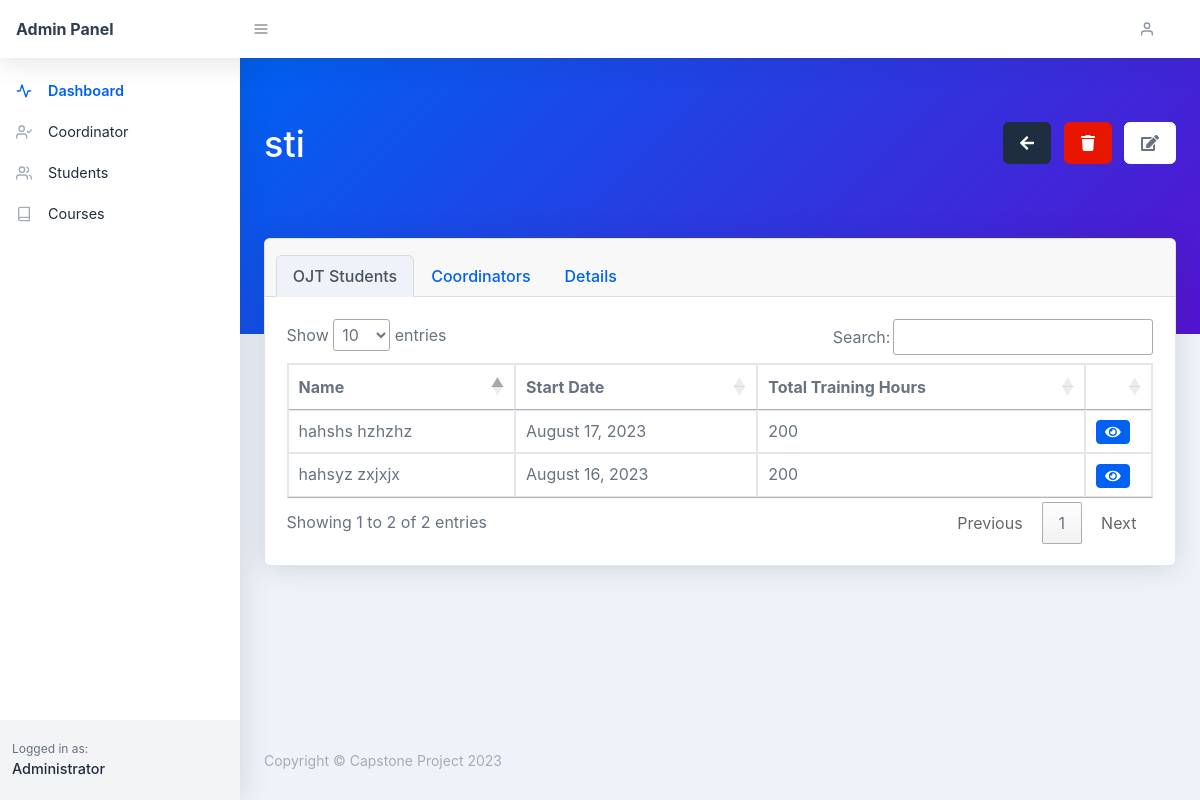
The page /admin/organization.php?organization_id=1 (signed in) on the database its author committed.
### tables this page shows
CREATE TABLE `tbl_organization` (
  `organization_id` int(11) NOT NULL,
  `organization_name` text NOT NULL,
  `organization_description` text NOT NULL,
  `organization_contact_number` text NOT NULL,
  `organization_address` text NOT NULL,
  `organization_email` text NOT NULL
);

CREATE TABLE `tbl_student` (
  `student_id` int(11) NOT NULL,
  `student_id_number` text NOT NULL,
  `first_name` text NOT NULL,
  `last_name` text NOT NULL,
  `course_id` int(11) NOT NULL,
  `contact_number` text NOT NULL,
  `address` text NOT NULL,
  `school_year` text NOT NULL,
  `organization_id` int(11) NOT NULL,
  `start_date` text NOT NULL,
  `required_hours` text NOT NULL,
  `isVerified` text NOT NULL
);

### classes/AutoLoader.php (called while the page is built, shortened)
<?php
function myAutoLoader($className) {
    $url = $_SERVER['HTTP_HOST'].$_SERVER['REQUEST_URI'];
    if (strpos($url, 'classes') !== false) {
        $path = '../../classes/';
    } else {
        $path = '../classes/';
    }
    $extension = '.class.php';
}

### config/Database.class.php (called while the page is built, shortened)
<?php
class Database
{
    protected $hostname = "localhost";
    protected $username = "root";
    protected $password = "arzelzolina10";
    protected $database = "ojt_rms_system";
    public function __construct()
    {
        try {
            $this->connection = new PDO("mysql:host=$this->hostname;dbname=$this->database", $this->username, $this->password);
        } catch (PDOException $e) {
            echo "Connection failed: " . $e->getMessage();
        }
    }
}

### admin/init.php (called while the page is built, shortened)
<?php
require_once('../classes/AutoLoader.php');
$get_organization = new Organization();
$get_student = new Student();
$students = $get_student->getAllStudents();

### classes/Organization.class.php (called while the page is built, shortened)
<?php
require_once('../config/Database.class.php');
class Organization extends Database{
    public function getOrganization($id){
        $sql = "SELECT * FROM tbl_organization WHERE organization_id = ?";
        $stmt = $this->connection->prepare($sql);
        $stmt->execute([$id]);
        $result = $stmt->fetch();
        return $result;
    }
}

### classes/Student.class.php (called while the page is built, shortened)
<?php
require_once('../config/Database.class.php');
class Student extends Database{
    public function getAllStudents(){
        $sql = "SELECT * FROM tbl_student INNER JOIN tbl_user ON tbl_student.student_id = tbl_user.user_id INNER JOIN tbl_course ON tbl_student.course_id = tbl_course.course_id INNER JOIN tbl_organization ON tbl_student.organization_id = tbl_organization.organization_id ORDER BY tbl_student.first_name ASC";
        $stmt = $this->connection->prepare($sql);
        $stmt->execute();
        $result = $stmt->fetchAll();
        return $result;
    }
    public function getStudentsByOrganization($organization_id){
        $sql = "SELECT * FROM tbl_student INNER JOIN tbl_user ON tbl_student.student_id = tbl_user.user_id INNER JOIN tbl_course ON tbl_student.course_id = tbl_course.course_id INNER JOIN tbl_organization ON tbl_student.organization_id = tbl_organization.organization_id WHERE tbl_student.organization_id = ?";
        $stmt = $this->connection->prepare($sql);
        $stmt->execute([$organization_id]);
        $result = $stmt->fetchAll();
        return $result;
    }
}

### admin/organization.php (the view, shortened to what this page needs)
<?php
require_once('init.php');
$organization_id = $_GET['organization_id'];
$organization = $get_organization->getOrganization($organization_id);
$students = $get_student->getStudentsByOrganization($organization_id);
?>
<?php require_once('components/header.php'); ?>
<?php require_once('components/sidebar.php'); ?>
<div id="layoutSidenav_content">
    <main>
        <div class="page-header pb-10 page-header-dark bg-gradient-primary-to-secondary">
            <div class="container-fluid">
                <div class="page-header-content">
                    <h1 class="page-header-title d-inline-block">
                        <span>
                            <?= $organization['organization_name']; ?>
                        </span>
                    </h1>
                    <div class="float-right">
                        <a class="btn btn-dark btn-icon-split ml-2" href="index.php">
                            <span class="icon text-white-600">
                                <i class="fas fa-arrow-left"></i>
                            </span>
                        </a>
                        <a class="btn btn-danger btn-icon-split ml-2" href="javascript:void(0);" data-toggle="modal"
                            data-target="#deleteOrganizationModal">
                            <span class="icon text-white-600">
                                <i class="fas fa-trash"></i>
                            </span>
                        </a>
                        <a class="btn btn-white btn-icon-split ml-2" href="javascript:void(0);" data-toggle="modal"
                            data-target="#editOrganizationModal">
                            <span class="icon text-gray-600">
                                <i class="fas fa-edit"></i>
                            </span>
                        </a>
                    </div>
                </div>
            </div>
        </div>
        <div class="container-fluid mt-n10">
            <div class="card mb-4">
                <div class="card-header">
                    <ul class="nav nav-tabs card-header-tabs" id="myTab" role="tablist">
                        <li class="nav-item">
                            <a class="nav-link active" id="students-tab" data-toggle="tab" data-target="#students"
                                href="#students" role="tab" aria-controls="students" aria-selected="false">OJT
                                Students</a>
                        </li>
                        <li class="nav-item">
                            <a class="nav-link" id="coordinators-tab" data-toggle="tab" data-target="#coordinators"
                                href="#coordinators" role="tab" aria-controls="coordinators"
                                aria-selected="false">Coordinators</a>
                        </li>
                        <li class="nav-item">
                            <a class="nav-link" id="organization-tab" data-toggle="tab" data-target="#organization"
                                href="#organization" role="tab" aria-controls="organization" aria-selected="true">
                                Details
                            </a>
                        </li>
                    </ul>
                </div>
                <div class="card-body">
                    <div class="tab-content" id="myTabContent">
                        <div class="tab-pane fade show active" id="students" role="tabpanel"
                            aria-labelledby="students-tab">
                            <div class="table-responsive">
                                <table class="table table-bordered table-hover" id="dataTable_1" width="100%"
                                    cellspacing="0">
                                    <thead>
                                        <tr>
                                            <th>Name</th>
                                            <th>Start Date</th>
                                            <th>Total Training Hours</th>
                                            <th></th>
                                        </tr>
                                    </thead>
                                    <tbody>
                                        <?php foreach ($students as $student) : ?>
                                        <tr>
                                            <td><?= $student['first_name'] . ' ' . $student['last_name']; ?>
                                            </td>
                                            <td><?= date('F d, Y', strtotime($student['start_date'])); ?></td>
                                            <td><?= $student['required_hours']; ?></td>
                                            <td>
                                                <a href="student.php?student_id=<?= $student['student_id']; ?>"
                                                    class="btn btn-primary btn-sm" target="_blank">
                                                    <i class="fas fa-eye"></i>
                                                </a>
                                            </td>
                                        </tr>
                                        <?php endforeach; ?>
                                    </tbody>
                                </table>
                            </div>
                        </div>
                    </div>
                </div>
            </div>
        </div>
    </main>
    <?php require_once('components/footer.php'); ?>

### rows shown on the page
tbl_organization: organization_name "sti"
tbl_student: first_name "hahsyz", last_name "zxjxjx", start_date "August 16, 2023", required_hours "200"
tbl_student: first_name "hahshs", last_name "hzhzhz", start_date "August 17, 2023", required_hours "200"
